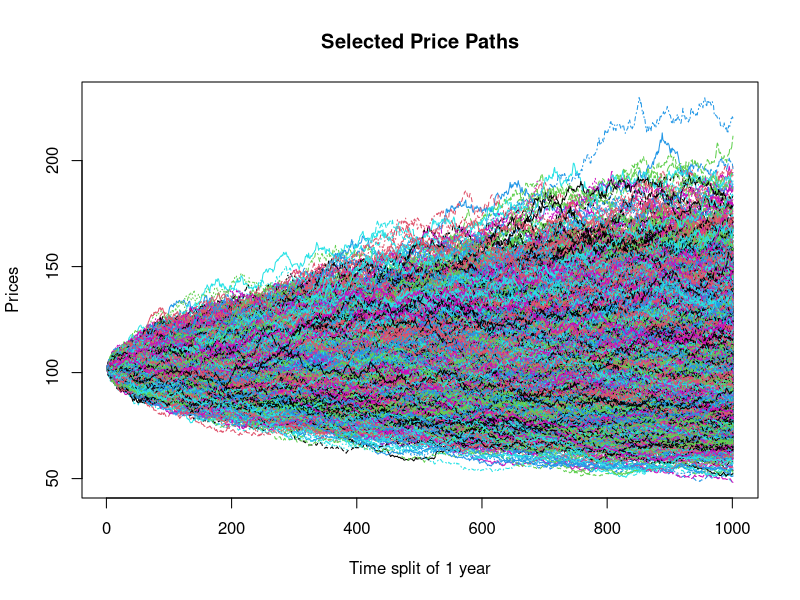

Recreate this plot in R. (Note: a time limit stopped this script after it produced the figure.)
library("dplyr") 
library("ggplot2")

asset.paths <- function(s0, mu, sigma, nsims, periods) 
{
  nsteps = length(periods)
  dt = c(periods[1], diff(periods))
  drift = mu - 0.5 * sigma^2
  temp = matrix(exp(drift * dt + sigma * sqrt(dt) * rnorm(nsteps * nsims)), nc=nsims)
  for(i in 2:nsteps) temp[i,] = temp[i,] * temp[(i-1),]
  s0 * temp
} 


S =102
K = 105
mu = 0.02
r = 0.05
sigma = 0.2
N = 10000
T = 1000
# Single Asset for 10 years
p = (0:T)/T
prices = asset.paths(S, mu, sigma, N, p)

# plot
matplot(prices, type='l', xlab='Time split of 1 year', ylab='Prices',
        main='Selected Price Paths')

call = array(numeric(), c(T+1, N)) 
put = array(numeric(), c(T+1, N)) 

t = (0:T)/T
tt = 1 - t
ttt = tt
for(i in 2:N){
  ttt = ttt = cbind(ttt, tt)
}
  
S = prices

ST = S[T+1,]
for(i in 1:T){
  ST = rbind(ST, S[T+1,])
}


# european call
d1 <- (log(S/K) + (r + sigma^2/2) * ttt)/(sigma * sqrt(ttt))
d2 <- d1 - sigma * sqrt(ttt)
phid1 <- pnorm(d1)
call_price <- S * phid1 - K * exp(-r * ttt) * pnorm(d2)
simulated_call_payoffs <- exp(-r*ttt)*pmax(ST-K,0)
pl_call <- simulated_call_payoffs - call_price

matplot(call_price, type='l', xlab='Time split of 1 year', ylab='Call options prices',
        main='Call options prices in one year')

matplot(simulated_call_payoffs, type='l', xlab='Time split of 1 year', ylab='Simulated call payoffs',
        main='Call options payout in one year')

matplot(pl_call, type='l', xlab='Time split of 1 year', ylab='Profit & loss',
        main='Simulated call profit & loss')


# european put
d11 <- (log(S/K) + (r + sigma^2/2) * ttt)/(sigma * sqrt(ttt))
d22 <- d1 - sigma * sqrt(ttt)
phimd11 <- pnorm(-d11)
put_price <- -S * phimd11 + K * exp(-r * ttt) * pnorm(-d22)
simulated_put_payoffs <- exp(-r*ttt)*pmax(K-ST,0)
pl_put <- simulated_put_payoffs - put_price

matplot(put_price, type='l', xlab='Time split of 1 year', ylab='Put options prices',
        main='Put options prices in one year')

matplot(simulated_put_payoffs, type='l', xlab='Time split of 1 year', ylab='Simulated put payoffs',
        main='Put options payout in one year')

matplot(pl_put, type='l', xlab='Time split of 1 year', ylab='Profit & loss',
        main='Simulated put profit & loss')


# portfoilio of 1 put & 1 call
a = 0.25
b =  1 - a
price <- a * call_price + b * put_price
pay_off <- a * simulated_call_payoffs + b * simulated_put_payoffs
pl <- pay_off -  price

matplot(put_price, type='l', xlab='Time split of 1 year', ylab='Portfolio prices',
        main='Options portfolio prices in one year')

matplot(simulated_put_payoffs, type='l', xlab='Time split of 1 year', ylab='Simulated portfolio payoffs',
        main='Options portfolio payout in one year')

matplot(pl_put, type='l', xlab='Time split of 1 year', ylab='Portfolio Profit & loss',
        main='Simulated options portfolio profit & loss')


alpha = 0.95
alpha_index = floor(length(pl[1, ]) * (1 - alpha))
var = rep(1, T+1) 
for(i in 1:length(pl[,1])){
  var[i] = -sort(pl[i,])[alpha_index]
}

t1 <- data.frame(pl[1,]) 
ggplot(data.frame(pl[1,]), aes(x =t1$pl.1...)) +
  geom_histogram(aes(y = after_stat(!!str2lang("density"))), 
                 bins=100,
               fill="#2BFFF2", 
               color="black") +
  geom_density(alpha=.3, fill="#4EFF2B") +
  xlab("Profit and loss distribution at t = 0") + 
  ylab("Relative frequency") +
  


matplot(var, type='l', xlab='Time split of 1 year', ylab='Simulated Var(95)',
        main='Simulated Var over time')
